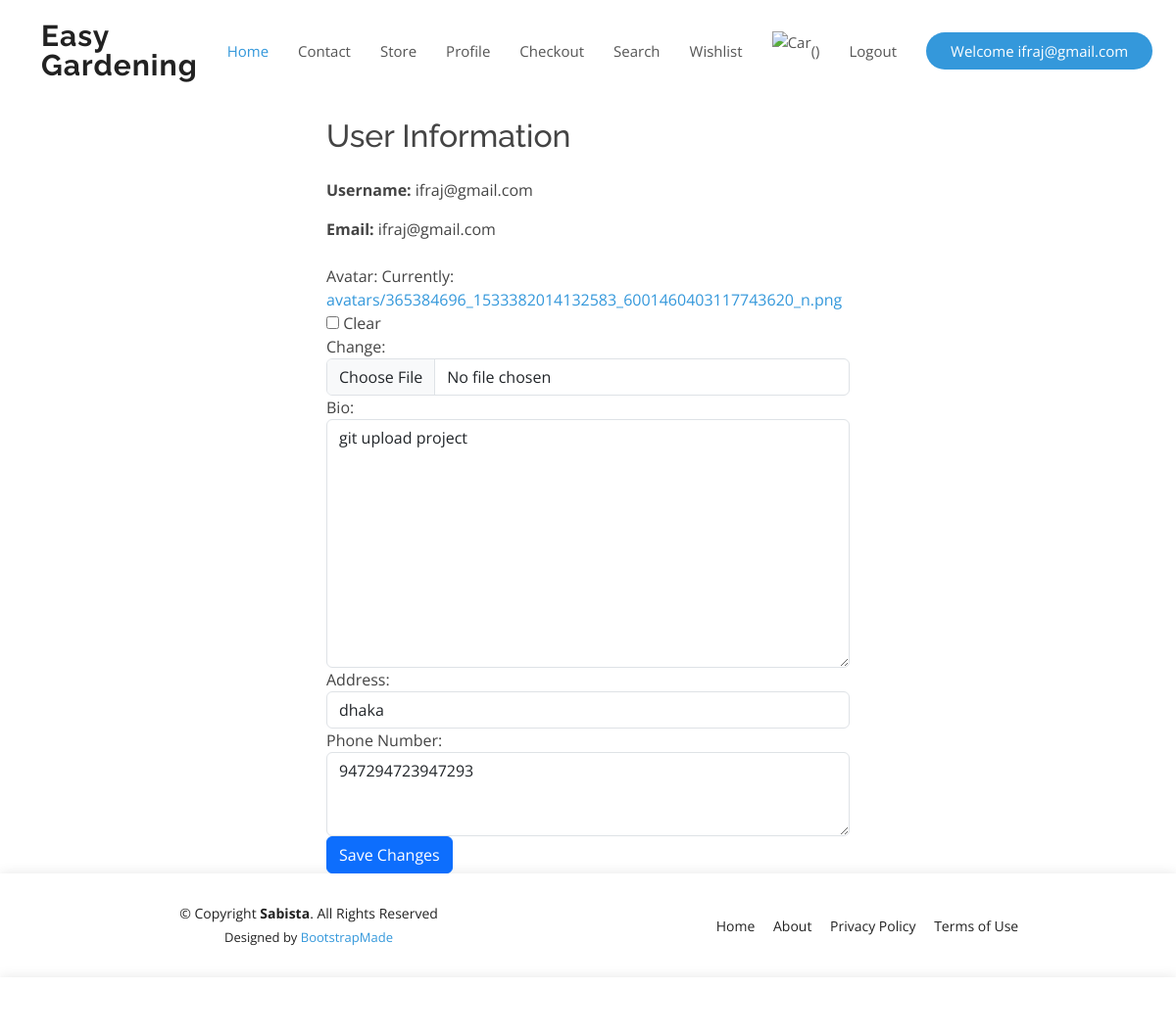
The page /authen/profile/ (signed in) on the database its author committed.
### authen/models.py (models this page shows, shortened)
class UserProfile(models.Model):
    user = models.OneToOneField(User, on_delete=models.CASCADE)
    bio = models.TextField(blank=True)
    avatar = models.ImageField(upload_to='avatars/', blank=True)
    address = models.CharField(max_length=100, blank=True)
    phone_number = models.CharField(max_length=15, blank=True)

### authen/views.py (the view)
# urls.py: path('profile/', views.profile, name='profile'),
def profile(request):
    user = request.user
    profile = UserProfile.objects.get_or_create(user=user)[0]
    if request.method == 'POST':
        form = ProfileForm(request.POST, request.FILES, instance=profile)
        if form.is_valid():
            form.save()
            return redirect('profile')
    else:
        form = ProfileForm(instance=profile)
    return render(request, 'profile.html', {'form': form})

### authen/forms.py
class ProfileForm(forms.ModelForm):
    class Meta:
        model = UserProfile
        fields = ['avatar', 'bio', 'address', 'phone_number']
        labels = {
            'avatar': 'Avatar',
            'bio': 'Bio',
            'address': 'Address',
            'phone_number': 'Phone Number',
        }
        widgets = {
            'avatar': forms.ClearableFileInput(attrs={'class': 'form-control'}),
            'bio': forms.Textarea(attrs={'class': 'form-control'}),
            'address': forms.TextInput(attrs={'class': 'form-control'}),
            'phone_number': forms.Textarea(attrs={'class': 'form-control', 'rows': 3}),
        }

### templates/profile.html (shortened to what this page needs)
{% extends 'nav.html' %} {% block content %}
<br />
<br />
<br />
<br />
<div class="container mt-4">
  <div class="row">
    <div class="col-md-6 offset-md-3">
      <h2 class="mb-4">User Information</h2>
      <p><strong>Username:</strong> {{ request.user.username }}</p>
      <p><strong>Email:</strong> {{ request.user.email }}</p>
    </div>
  </div>
</div>
<div class="container mt-2">
  <div class="row">
    <div class="col-md-6 offset-md-3">
      <form method="post" enctype="multipart/form-data">
        <div class="form-group">
          <label for="id_avatar">Avatar:</label>
          {{ form.avatar }}
        </div>
        <div class="form-group">
          <label for="id_bio">Bio:</label>
          {{ form.bio }}
        </div>
        <div class="form-group">
          <label for="id_address">Address:</label>
          {{ form.address }}
        </div>
        <div class="form-group">
          <label for="id_phone_number">Phone Number:</label>
          {{ form.phone_number }}
        </div>
        <button type="submit" class="btn btn-primary">Save Changes</button>
      </form>
    </div>
  </div>
</div>
{% endblock %}

### templates/nav.html (shortened to what this page needs)
{% load static %}
<!DOCTYPE html>
<html lang="en">
  <head>
    <link href="{% static 'assets/vendor/aos/aos.css' %}" rel="stylesheet" />
    <link
      href="{% static 'assets/vendor/bootstrap/css/bootstrap.min.css' %}"
      rel="stylesheet"
    />
    <link
      href="{% static 'assets/vendor/bootstrap-icons/bootstrap-icons.css' %}"
      rel="stylesheet"
    />
    <link
      href="{% static 'assets/vendor/boxicons/css/boxicons.min.css' %}"
      rel="stylesheet"
    />
    <link
      href="{% static 'assets/vendor/glightbox/css/glightbox.min.css' %}"
      rel="stylesheet"
    />
    <link
      href="{% static 'assets/vendor/remixicon/remixicon.css' %}"
      rel="stylesheet"
    />
    <link
      href="{% static 'assets/vendor/swiper/swiper-bundle.min.css' %}"
      rel="stylesheet"
    />
    <link href="{% static 'assets/css/style.css' %}" rel="stylesheet" />
  </head>
  <body>
    <header id="header" class="fixed-top d-flex align-items-center">
      <div class="container d-flex align-items-center justify-content-between">
        <div class="logo">
          <h1><a href="index.html">Easy Gardening</a></h1>
        </div>
        <nav id="navbar" class="navbar">
          <ul>
            <li><a class="nav-link scrollto active" href="/">Home</a></li>
            <li><a class="nav-link scrollto" href="/contact">Contact</a></li>
            <li><a class="nav-link scrollto" href="/collection">Store</a></li>
            <li><a class="nav-link scrollto" href="/profile">Profile</a></li>
            <li><a class="nav-link scrollto" href="/checkout">Checkout</a></li>
            <li><a class="nav-link scrollto" href="/search_products">Search</a></li>
            <li><a class="nav-link scrollto" href="/wishlist">Wishlist</a></li>
            <li>
            <li>
              <a class="nav-link scrollto" href="/carts">
                <img
                  src="{% static 'assets/img/plant/cart.jpg' %}"
                  style="width: 40px; height: 40px"
                  alt="Cart"
                />
                ()
              </a>
            </li>
            </li>
            {% if request.user.is_authenticated %}
            <li><a class="nav-link scrollto" href="/authen/logout/">Logout</a></li>
            <li><a class="getstarted scrollto">Welcome {{request.user.username}}</a></li>
            {% else %}
            <li><a class="nav-link scrollto" href="/authen/signup/">Signup</a></li>
            {% endif %}
          </ul>
        </nav>
      </div>
    </header>
    <div class="container">{% block content %} {% endblock content %}</div>
    <footer id="footer">
      <div class="container">
        <div class="row d-flex align-items-center">
          <div class="col-lg-6 text-lg-left text-center">
            <div class="copyright">
              &copy; Copyright <strong>Sabista</strong>. All Rights Reserved
            </div>
            <div class="credits">
              Designed by <a href="https://bootstrapmade.com/">BootstrapMade</a>
            </div>
          </div>
          <div class="col-lg-6">
            <nav class="footer-links text-lg-right text-center pt-2 pt-lg-0">
              <a href="#intro" class="scrollto">Home</a>
              <a href="#about" class="scrollto">About</a>
              <a href="#">Privacy Policy</a>
              <a href="#">Terms of Use</a>
            </nav>
          </div>
        </div>
      </div>
    </footer>
    <footer id="footer">
    </footer>
  </body>
</html>

### static/assets/css/style.css (style rules this page uses)
body { font-family: "Open Sans", sans-serif; color: #444444; }
a { color: #3498db; text-decoration: none; }
h1, h2, h3, h4, h5, h6 { font-family: "Raleway", sans-serif; }
#header { z-index: 997; transition: all 0.5s; padding: 22px 0; background: #fff; }
#header .logo h1 { font-size: 30px; margin: 0; padding: 0; line-height: 1; font-weight: 700; letter-spacing: 1px; }
#header .logo h1 a, #header .logo h1 a:hover { color: #222222; text-decoration: none; }
.navbar { padding: 0; }
.navbar ul { margin: 0; padding: 0; display: flex; list-style: none; align-items: center; }
.navbar li { position: relative; }
.navbar a, .navbar a:focus { display: flex; align-items: center; justify-content: space-between; padding: 10px 0 10px 30px; font-size: 15px; font-weight: 400; color: #555555; white-space: nowrap; transition: 0.3s; }
.navbar a:hover, .navbar .active, .navbar .active:focus, .navbar li:hover>a { color: #3498db; }
.navbar .getstarted, .navbar .getstarted:focus { background: #3498db; padding: 8px 25px; margin-left: 30px; border-radius: 50px; color: #fff; }
#footer { background: #fff; box-shadow: 0px 0px 12px 0px rgba(0, 0, 0, 0.1); padding: 30px 0; color: #222222; font-size: 14px; }
#footer .credits { font-size: 13px; padding-top: 5px; color: #222222; }
#footer .footer-links a { color: #222222; padding-left: 15px; }
#footer .footer-links a:first-child { padding-left: 0; }

### rows shown on the page
UserProfile: bio "git upload project", address "dhaka", phone_number "947294723947293"

### other values the page prints
{{ request.user.username }} "ifraj@gmail.com"
{{ request.user.email }} "ifraj@gmail.com"
